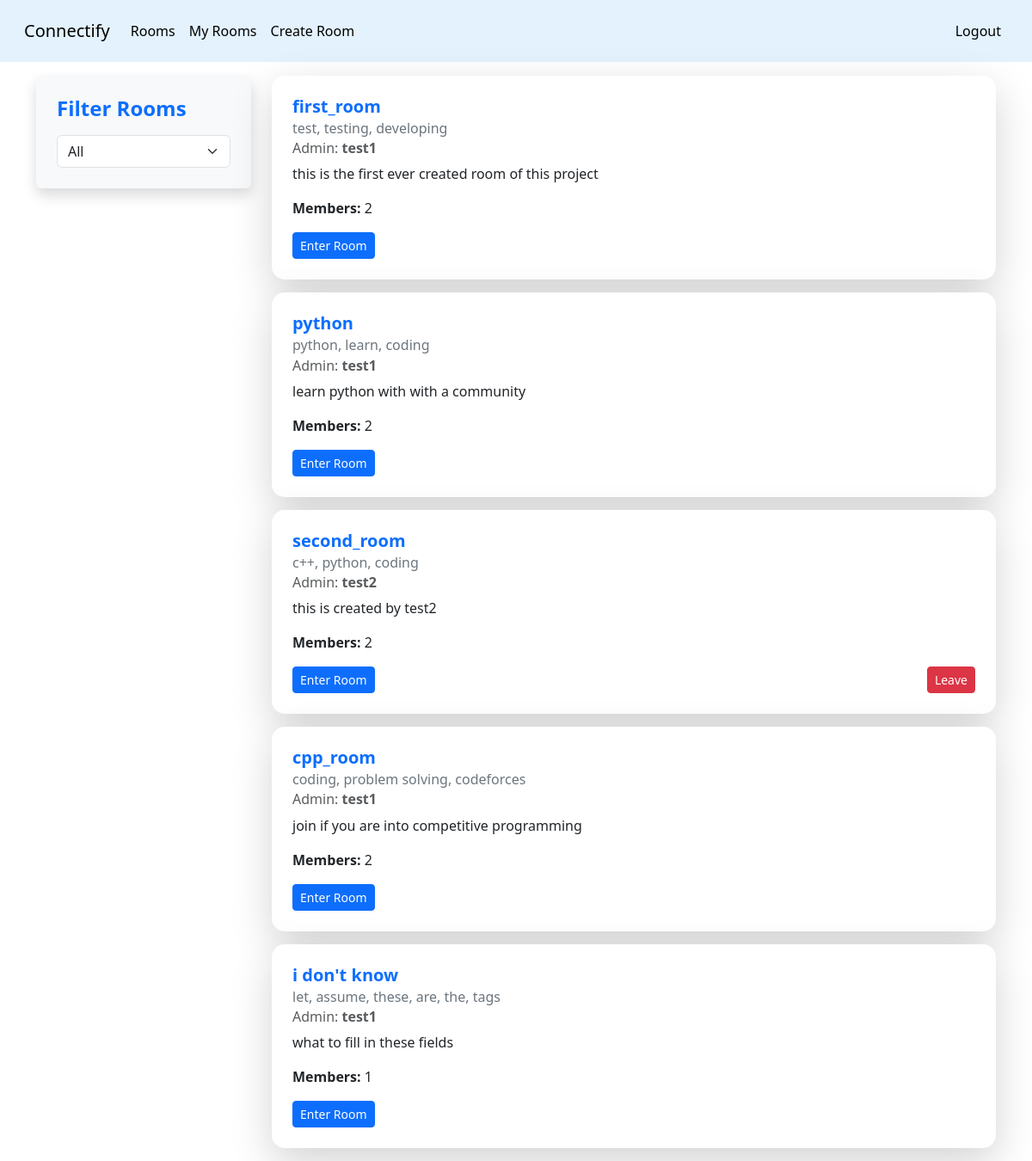
/room/my_rooms (signed in), run on an earlier commit of the app's database.
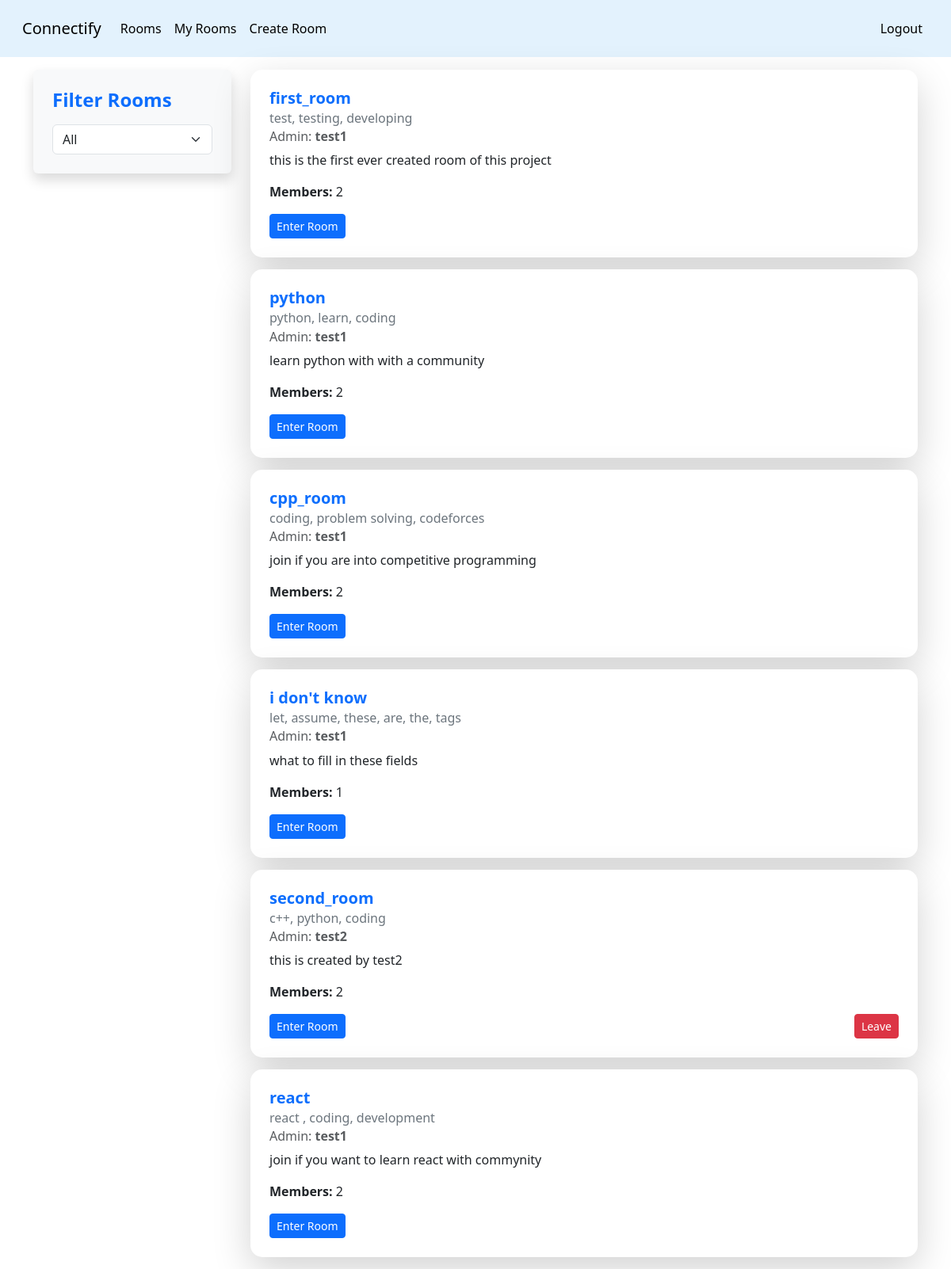
And on a later commit of the database.
### room/models.py (models this page shows, shortened)
class Room(models.Model):
    room_name = models.CharField(max_length=100)
    created_by = models.ForeignKey(User, on_delete=models.CASCADE, related_name= 'created_rooms')
    created_at = models.DateTimeField(auto_now_add = True)
    description = models.CharField(max_length=500)
    tags = models.CharField(max_length=500)
    members = models.ManyToManyField(User, related_name='joined_rooms', blank=True)
    is_private = models.BooleanField(default=False)
    voters = models.JSONField(default=dict, blank = True)
    votecount = models.IntegerField(default= 0, blank= True)

### room/views.py (the view)
# urls.py: path('my_rooms',views.my_rooms, name = 'my_rooms'),
@login_required
def my_rooms(request):
    rooms = request.user.joined_rooms.all()
    context = {
        'rooms' : rooms
    }
    return render(request, 'room/myrooms.html',context)

### room/templates/room/myrooms.html (shortened to what this page needs)
{% extends "base.html" %}
{% block content %}
<div class="container d-flex">
    <div class="bg-light p-4 shadow rounded me-4" style="width: 250px; height: fit-content; border-radius: 15px;">
        <h4 class="text-primary fw-bold">Filter Rooms</h4>
        <select id="roomFilter" class="form-select mt-3">
            <option value="all">All</option>
        </select>
    </div>
    <div class="flex-grow-1">
        <div id="roomList">
            {% for room in rooms %}
                <div class="card shadow-lg border-0 room-item"
                     style="border-radius: 15px; margin-bottom: 15px;"
                     data-created-by="{{ room.created_by.username }}"
                     data-joined="{% if user in room.members.all %}true{% else %}false{% endif %}">
                    <div class="card-body p-4">
                        <h5 class="card-title fw-bold text-primary">{{ room.room_name }}</h5>
                        <h6 class="card-subtitle mb-2 text-secondary">{{ room.tags }}</h6>
                        <h6 class="card-subtitle mb-2 text-muted">
                            Admin: <span class="fw-semibold">{{ room.created_by.username }}</span>
                        </h6>
                        <p class="card-text text-dark">{{ room.description }}</p>
                        <p class="card-text"><strong>Members:</strong> {{ room.members.count }}</p>
                        <div class="d-flex justify-content-between">
                            <a href="{% url 'feed' room.id %}" class="btn btn-primary btn-sm">Enter Room</a>
                            {% if user != room.created_by %}
                                {% if user in room.members.all %}
                                    <a href="{% url 'leave_room' room.id %}" class="btn btn-danger btn-sm">Leave</a>
                                {% else %}
                                    <a href="{% url 'join_room' room.id %}" class="btn btn-success btn-sm">Join</a>
                                {% endif %}
                            {% endif %}
                        </div>
                    </div>
                </div>
            {% endfor %}
        </div>
    </div>
</div>
{% endblock content %}

### templates/base.html (shortened to what this page needs)
<!DOCTYPE html>
<html lang="en">
<head>
    <link href="https://cdn.jsdelivr.net/npm/bootstrap@5.3.3/dist/css/bootstrap.min.css" rel="stylesheet">
</head>
<body>
    <nav class="navbar navbar-expand-lg p-3 "  style="background-color: #e3f2fd;">
        <div class="container-fluid">
            <a class="navbar-brand" href="{% url 'index' %}">Connectify</a>
            <div class="collapse navbar-collapse" id="navbarSupportedContent">
                <ul class="navbar-nav me-auto mb-2 mb-lg-0">
                    <li class="nav-item">
                        <a class="nav-link active" aria-current="page" href="{% url 'dashboard' %}">Rooms</a>
                    </li>
                    <li class="nav-item">
                        <a class="nav-link active" href="{% url 'my_rooms' %}">My Rooms</a>
                    </li>
                    <li class="nav-item">
                        <a class="nav-link active" href="{% url 'create_room' %}">Create Room</a>
                    </li>
                </ul>
                <ul class="navbar-nav ms-auto mb-2 mb-lg-0">
                    {% if user.is_authenticated %}
                        <li class="nav-item">
                            <a class="nav-link active" href="{% url 'logout' %}">Logout</a>
                        </li>
                    {% endif %}
                </ul>
            </div>
        </div>
    </nav>
<div class = 'container p-2'>
</div>
    {% block content %}
    {% endblock content %}
</body>
</html>

What changed in the data, as far as the page shows it:
changed Room "second_room": moves down the list
added Room: room_name "react", tags "react , coding, development", created_by.username "test1", description "join if you want to learn react with commynity", members.count "2"
